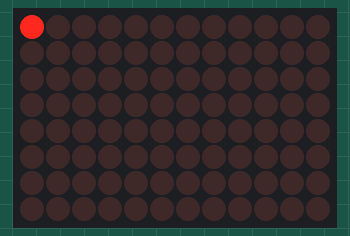
This sketch was run on a simulated Arduino Uno R4 WiFi. On the bench: 12×8 LED matrix.

Above: at 0.1 s.
At 4.9 s:
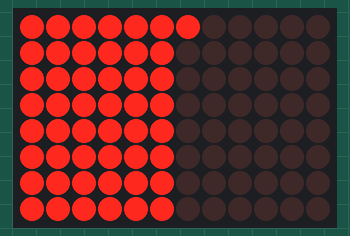
At 9.6 s:
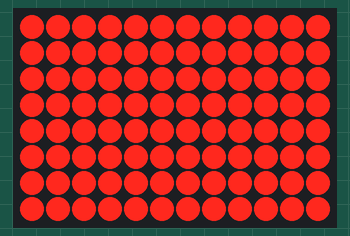
At 17.1 s:
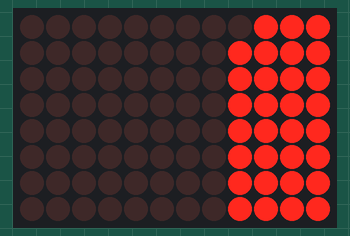
At 24.7 s:
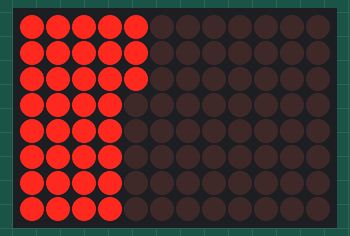
At 39.71 s:
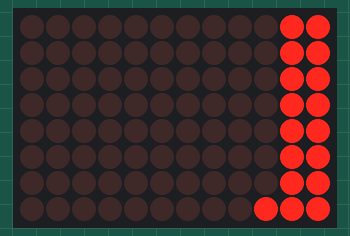

Measured:
- what the display in image 2 shows lasts 1.1 s, from 9.5 s to 10.6 s

The sketch:

MatrixPixelTest.ino
```cpp
/*
  A test of the Uno R4 LED Matrix pixels.
  Turns them all on one at a time

  created 28 Jun 2023
  by Tom Igoe
*/
#include "Arduino_LED_Matrix.h"

const byte canvasWidth = 12;
const byte canvasHeight = 8;

ArduinoLEDMatrix matrix;
byte pixels[canvasHeight][canvasWidth] = {
  { 0, 0, 0, 0, 0, 0, 0, 0, 0, 0, 0, 0 },
  { 0, 0, 0, 0, 0, 0, 0, 0, 0, 0, 0, 0 },
  { 0, 0, 0, 0, 0, 0, 0, 0, 0, 0, 0, 0 },
  { 0, 0, 0, 0, 0, 0, 0, 0, 0, 0, 0, 0 },
  { 0, 0, 0, 0, 0, 0, 0, 0, 0, 0, 0, 0 },
  { 0, 0, 0, 0, 0, 0, 0, 0, 0, 0, 0, 0 },
  { 0, 0, 0, 0, 0, 0, 0, 0, 0, 0, 0, 0 },
  { 0, 0, 0, 0, 0, 0, 0, 0, 0, 0, 0, 0 }
};

void setup() {
  Serial.begin(9600);
  matrix.begin();
}

void loop() {
  // loop over the X pixels:
  for (int x = 0; x < canvasWidth; x++) {
    // loop over the Y pixels:
    for (int y = 0; y < canvasHeight; y++) {
      // turn each one on:
      point(x, y, 1);
      matrix.renderBitmap(pixels, 8, 12);
      delay(100);
    }
  }
  delay(1000);
    // loop over the X pixels:
  for (int x = 0; x < canvasWidth; x++) {
      // loop over the Y pixels:
    for (int y = 0; y < canvasHeight; y++) {
       // turn each one off:
      point(x, y, 0);
      matrix.renderBitmap(pixels, 8, 12);
      delay(100);
    }
  }
  delay(1000);
}

void point(int x, int y, int state) {
  pixels[y][x] = state;
}
```
